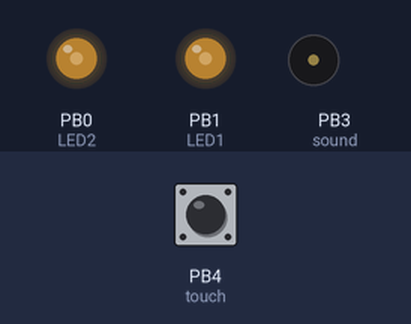
Simulated run of this sketch. Board: ATtiny85, built with avr-gcc and run on an emulated ATtiny85. Shown: output pins drawn as LEDs (lit = HIGH), buzzer (waves = sounding). Inputs (shaded band) come from the test bench; at power-on: PB4 (touch) LOW.

Above: at 1.2 s.
1.3 s: PB4 (touch) pulled HIGH for 0.15 s
At 3.3 s:
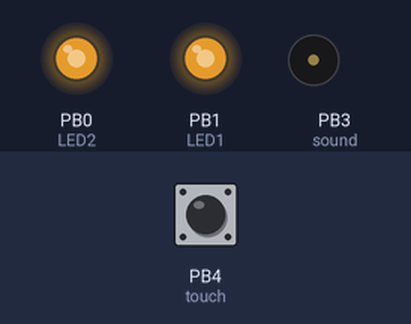
At 5.2 s:
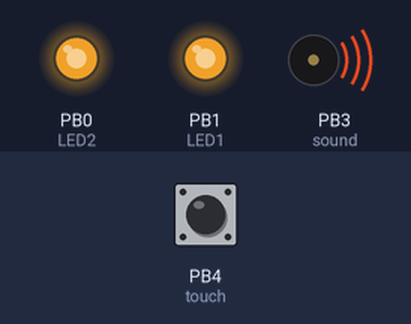
Timing chart, 0 to 10.3 s (numbered marks = the images above; inputs shaded):
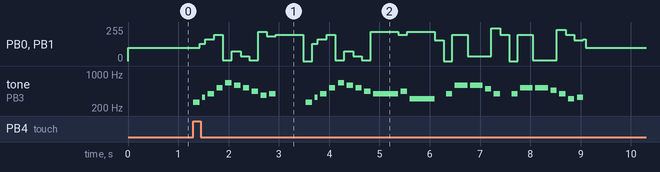

The sketch:

TouchATtiny.ino
```cpp
//ATtiny 45 mit 8mHz

#include "TimerFreeTone.h"
#include "pitches.h"

const byte LED1 = 1;
const byte LED2 = 0;
const byte touch = 4;
const byte sound = 3;

const byte NO_SOUND = 0; // make the rests in the music

// Melody (lib pitche.h)
uint16_t melody[] = {
    NOTE_C4, NOTE_E4, NOTE_G4, NOTE_C5, NOTE_E5, NOTE_D5, NOTE_C5, NOTE_A4, NOTE_FS4, NOTE_G4, NO_SOUND,
    NOTE_C4, NOTE_E4, NOTE_G4, NOTE_C5, NOTE_E5, NOTE_D5, NOTE_C5, NOTE_A4, NOTE_G4, NOTE_A4, NOTE_DS4, NO_SOUND,
    NOTE_G4, NOTE_D5, NOTE_D5, NOTE_B4, NOTE_G4, NO_SOUND,
    NOTE_G4, NOTE_C5, NOTE_C5, NOTE_AS4, NOTE_G4, NOTE_DS4, NOTE_E4};

// durations: 2 = half note, 4 = quarter note, 8 = eight note, etc
byte noteDurations[] = {
    16,32,16,16,16,16,16,16,16,16,4,
    16, 32,16,16,16,16,16,16,4,16,4,16,
    16,8,8,16,16,16,
    16,8,8,16,16,16,16,
    };

int musicLength = sizeof(melody) / sizeof('NOTE_F5');

void setup()
{
  pinMode(LED1, OUTPUT);
  pinMode(LED2, OUTPUT);
  pinMode(touch, INPUT);
  pinMode(sound, OUTPUT);
}

void loop()
{

  if (digitalRead(touch) == HIGH)
  {
    // music on
    for (int thisNote = 0; thisNote < musicLength; thisNote++)
    {

      int noteDuration = 2000 / noteDurations[thisNote];
      // Play melody[thisNote] for duration[thisNote] with Volume 0-10
      TimerFreeTone(sound, melody[thisNote], noteDuration, 10);

      // pulsade LED to the sound
      analogWrite(LED1, melody[thisNote]/2);
      analogWrite(LED2, melody[thisNote]/2);

      // pause between notes
      delay(50);
    }
  }

  else
  {
    analogWrite(LED1, 100);
    analogWrite(LED2, 100);
  }
}
```

pitches.h
```cpp
/*************************************************
 * Public Constants
 *************************************************/

#define NOTE_B0  31
#define NOTE_C1  33
#define NOTE_CS1 35
#define NOTE_D1  37
#define NOTE_DS1 39
#define NOTE_E1  41
#define NOTE_F1  44
#define NOTE_FS1 46
#define NOTE_G1  49
#define NOTE_GS1 52
#define NOTE_A1  55
#define NOTE_AS1 58
#define NOTE_B1  62
#define NOTE_C2  65
#define NOTE_CS2 69
#define NOTE_D2  73
#define NOTE_DS2 78
#define NOTE_E2  82
#define NOTE_F2  87
#define NOTE_FS2 93
#define NOTE_G2  98
#define NOTE_GS2 104
#define NOTE_A2  110
#define NOTE_AS2 117
#define NOTE_B2  123
#define NOTE_C3  131
#define NOTE_CS3 139
#define NOTE_D3  147
#define NOTE_DS3 156
#define NOTE_E3  165
#define NOTE_F3  175
#define NOTE_FS3 185
#define NOTE_G3  196
#define NOTE_GS3 208
#define NOTE_A3  220
#define NOTE_AS3 233
#define NOTE_B3  247
#define NOTE_C4  262
#define NOTE_CS4 277
#define NOTE_D4  294
#define NOTE_DS4 311
#define NOTE_E4  330
#define NOTE_F4  349
#define NOTE_FS4 370
#define NOTE_G4  392
#define NOTE_GS4 415
#define NOTE_A4  440
#define NOTE_AS4 466
#define NOTE_B4  494
#define NOTE_C5  523
#define NOTE_CS5 554
#define NOTE_D5  587
#define NOTE_DS5 622
#define NOTE_E5  659
#define NOTE_F5  698
#define NOTE_FS5 740
#define NOTE_G5  784
#define NOTE_GS5 831
#define NOTE_A5  880
#define NOTE_AS5 932
#define NOTE_B5  988
#define NOTE_C6  1047
#define NOTE_CS6 1109
#define NOTE_D6  1175
#define NOTE_DS6 1245
#define NOTE_E6  1319
#define NOTE_F6  1397
#define NOTE_FS6 1480
#define NOTE_G6  1568
#define NOTE_GS6 1661
#define NOTE_A6  1760
#define NOTE_AS6 1865
#define NOTE_B6  1976
#define NOTE_C7  2093
#define NOTE_CS7 2217
#define NOTE_D7  2349
#define NOTE_DS7 2489
#define NOTE_E7  2637
#define NOTE_F7  2794
#define NOTE_FS7 2960
#define NOTE_G7  3136
#define NOTE_GS7 3322
#define NOTE_A7  3520
#define NOTE_AS7 3729
#define NOTE_B7  3951
#define NOTE_C8  4186
#define NOTE_CS8 4435
#define NOTE_D8  4699
#define NOTE_DS8 4978
```
